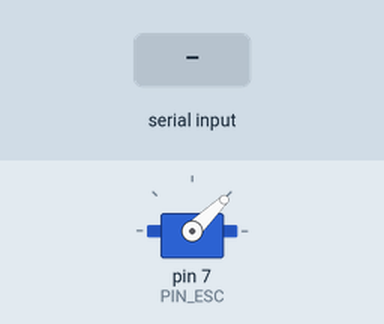
Simulated run of this sketch. Board: Arduino Uno, built with avr-gcc and run on an emulated ATmega328P. Parts: servo. The test bench sets the inputs (shaded band).

Above: at 4.3 s.
4.4 s: "90,45\n" received over Serial
At 5.8 s:
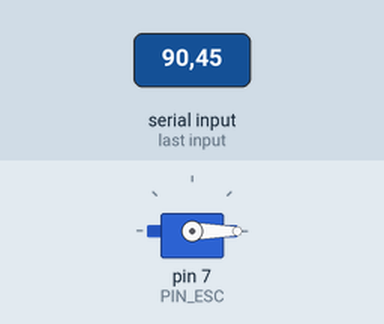
Timing chart, 0 to 7.4 s (numbered marks = the images above; inputs shaded):
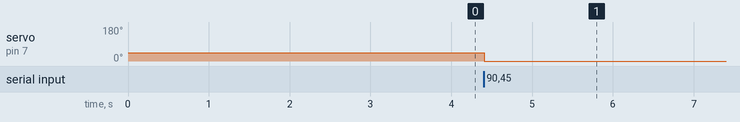

Measured:
- after the input at 4.4 s, servo on pin 7 (PIN_ESC): 44° → 0° at once

The sketch:

arduino_file.ino
```cpp
#include<Servo.h>

#define PIN_ESC 7
Servo esc ;
String str_number ="";
int value_max = 1150;


void setup()
{
    esc.attach(PIN_ESC);
    esc.writeMicroseconds(1000);
    Serial.begin(9600);
}

void loop()
{
    //We wait 3,5 before doing anything so the esc is ready
    if(millis()>3500)
    {
        while(Serial.available())
        {
            char chr = Serial.read();
            if(chr == '\n')
            {
                int number = str_number.toInt();
                if(number > value_max)number = value_max ;
                esc.writeMicroseconds(number);
                str_number = "";
            }
            else str_number += chr ;
        }
    }
}
```
